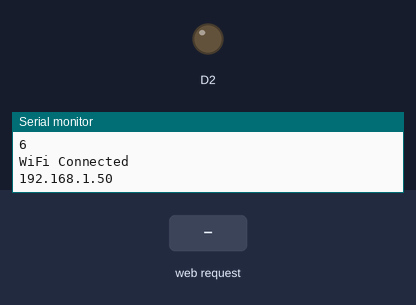
The sketch below on a simulated ESP8266 (NodeMCU). Parts: output pins drawn as LEDs (lit = HIGH), the last lines printed to the serial monitor. The test bench sets the inputs (shaded band). WiFi joins after 1.5 s; servers stay silent unless stated.

Above: at 2.7 s.
2.8 s: HTTP request GET /ledon received
At 3.1 s:
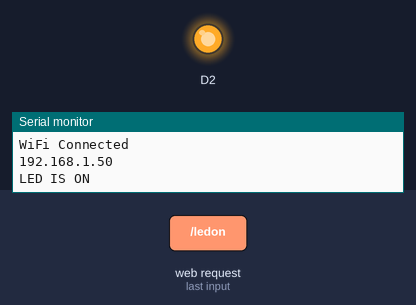
4.3 s: HTTP request GET /ledoff received
At 5.5 s:
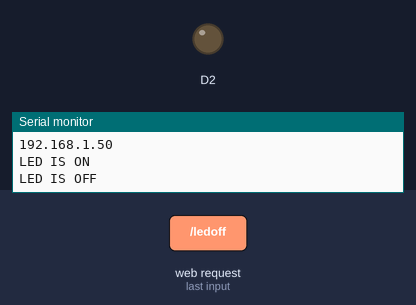
Timing chart, 0 to 7.3 s (numbered marks = the images above; inputs shaded):
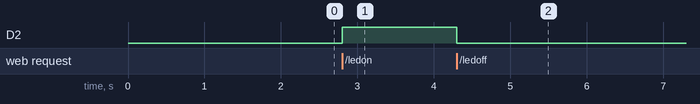

Measured:
- after the input at 2.8 s, D2: LOW → HIGH at once
- after the input at 4.3 s, D2: HIGH → LOW at once

The sketch:

Wifi_connection.ino
```cpp
#include<ESP8266WiFi.h>
char* ssid = "VIRUS_ULTRA";
char* pass = "tharoola";
WiFiServer server(80);


void setup() {
 Serial.begin(9600) ;
 pinMode(D2,OUTPUT);
 Serial.println("Connecting to WiFi...");
 WiFi.begin(ssid,pass) ; //connect nodemcu to the wifi
 while(WiFi.status()!= WL_CONNECTED){
  Serial.println(WiFi.status()) ;
  delay(500);
 }
 Serial.println("WiFi Connected") ;
 server.begin();
 Serial.println(WiFi.localIP());
}

void loop() {
  WiFiClient client = server.available() ;
  if(!client){
    return;
  }
  //Serial.println("New Request Received") ;
  String request = client.readStringUntil('\r') ;
 // Serial.println(request);
 if(request.indexOf("ledon")!=-1){  //if after the ip address, there is /ledon, D2 will be high and led will glow and msg will be shown
  digitalWrite(D2,HIGH);
  Serial.println("LED IS ON") ;
 }
 if(request.indexOf("ledoff")!=-1){
  digitalWrite(D2,LOW);
  Serial.println("LED IS OFF") ;
 }
 client.println("<html><title>LED CONTROL</title><center>");
 client.println("<h1>LED CONTROL</h1>");
 client.println("<a href='/ledon'><button>LED ON</button></a>");
 client.println("<a href='/ledoff'><button>LED OFF</button></a>");
 client.println("</center></html>");

}
```
